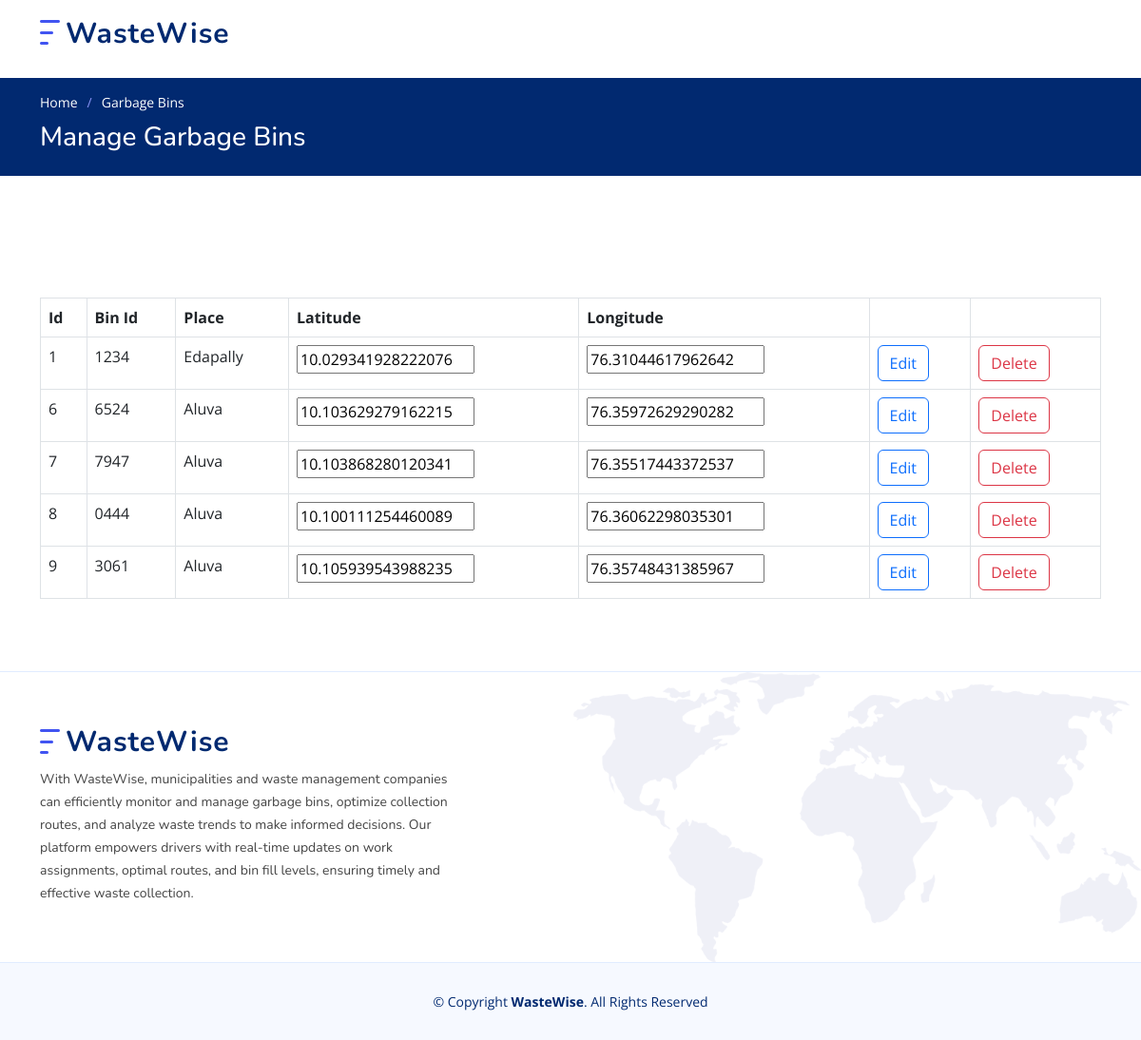
/man_garbage_bins/ (signed in), run on an earlier commit of the app's database.
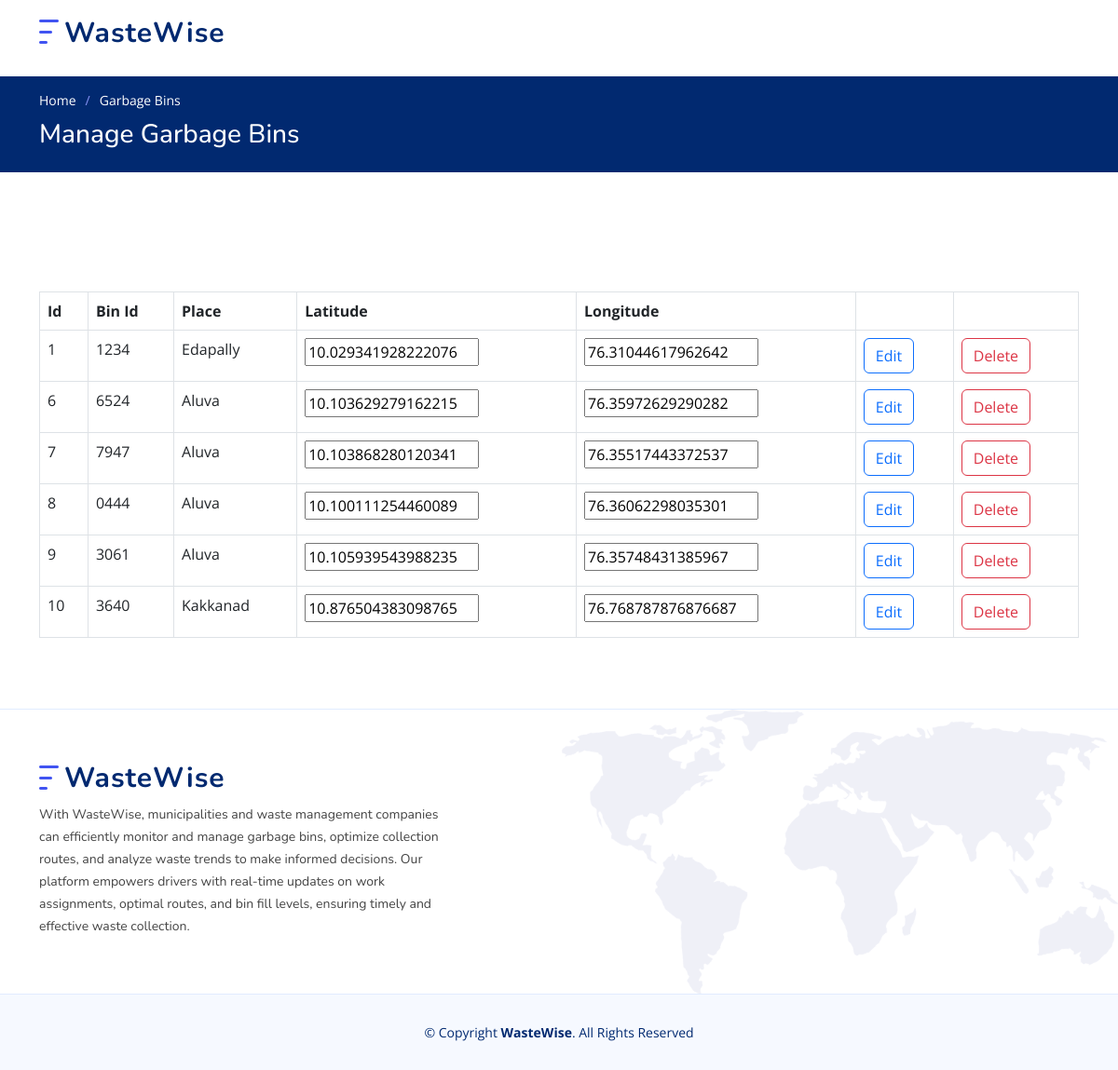
And on a later commit of the database.
### w_app/models.py (models this page shows)
class GarbageB(models.Model):
    S_id=models.IntegerField(primary_key=True)
    g_id=models.CharField(max_length=255)
    g_lat=models.CharField(max_length=255)
    g_lng=models.CharField(max_length=255)
    g_fill=models.CharField(max_length=255,default="-")
    g_status=models.CharField(max_length=255,default="-")
    g_place=models.CharField(max_length=255)
    g_drv=models.CharField(max_length=255,default="-")

### w_app/views.py (the view)
# urls.py: path('man_garbage_bins/', man_garbage_bins, name="man_garbage_bins"),
@never_cache
def man_garbage_bins(request):
	if 'uid' in request.session:
		a=GarbageB.objects.all()
		return render(request, 'man_garbage_bins.html',{'drv':a})
	else:
		return render(request, 'sign_in.html')

### w_app/templates/man_garbage_bins.html (shortened to what this page needs)
{% load static %}
<!DOCTYPE html>
<html lang="en">
<head>
  <link href="{% static 'assets/vendor/aos/aos.css' %}" rel="stylesheet">
  <link href="{% static 'assets/vendor/bootstrap/css/bootstrap.min.css' %}" rel="stylesheet">
  <link href="{% static 'assets/vendor/bootstrap-icons/bootstrap-icons.css' %}" rel="stylesheet">
  <link href="{% static 'assets/vendor/glightbox/css/glightbox.min.css' %}" rel="stylesheet">
  <link href="{% static 'assets/vendor/remixicon/remixicon.css' %}" rel="stylesheet">
  <link href="{% static 'assets/vendor/swiper/swiper-bundle.min.css' %}" rel="stylesheet">
  <link href="{% static 'assets/css/style.css' %}" rel="stylesheet">
</head>
<body>
  <header id="header" class="header fixed-top">
    <div class="container-fluid container-xl d-flex align-items-center justify-content-between">
      <a href="{% url 'show_home_admin' %}" class="logo d-flex align-items-center">
        <img src="{% static 'assets/img/logo.png' %}" alt="">
        <span>WasteWise</span>
      </a>
      <nav id="navbar" class="navbar">
        <i class="bi bi-list mobile-nav-toggle"></i>
      </nav>
    </div>
  </header>
  <main id="main">
    <section class="breadcrumbs">
      <div class="container">
        <ol>
          <li><a href="{% url 'show_home_admin' %}">Home</a></li>
          <li>Garbage Bins</li>
        </ol>
        <h2>Manage Garbage Bins</h2>
      </div>
    </section>
    <br>
    <br>
    <section class="inner-page">
      <div class="container">
      <div class="row">
        <div class="col-md-12">
          <div class="table-wrapper" style="overflow-x: auto; margin-top: 20px;">
            <table class="table table-bordered  table-hover">
              <thead>
                <tr>
                  <th>Id</th>
                  <th>Bin Id</th>
                  <th>Place</th>
                  <th>Latitude</th>
                  <th>Longitude</th>
                  <th></th>
                  <th></th>
                </tr>
              </thead>
              <tbody>
                {% for i in drv %}
                  <tr scope="row">
                    <form action="{% url 'edit_gbin' %}" method="POST">
                        <td>{{i.S_id}}<input type="text" name="S_id" value="{{i.S_id}}" hidden></td>
                        <td>{{i.g_id}}</td>
                        <td>{{i.g_place}}</td>
                        <td><input type="text" name="g_lat" value="{{i.g_lat}}" required></td>
                        <td><input type="text" name="g_lng" value="{{i.g_lng}}" required></td>
                        <td><input type="submit" class="btn btn-outline-primary" name="edi" id="edi" value="Edit"></td>
                    </form>
                    <form action="{% url 'del_gbin' %}" method="POST">
                          <td><input type="submit" class="btn btn-outline-danger" name="del" id="del" value="Delete"></td>
                        </form>
                  </tr>
                {% endfor %}
            </tbody>
            </table>
          </div>
        </div>
      </div>
    </div>
    </section>
  </main>
  <footer id="footer" class="footer">
    <div class="footer-top">
      <div class="container">
        <div class="row gy-4">
          <div class="col-lg-5 col-md-12 footer-info">
            <a href="{% url 'show_home_admin' %}" class="logo d-flex align-items-center">
              <img src="{% static 'assets/img/logo.png' %}" alt="">
              <span>WasteWise</span>
            </a>
            <p>
                With WasteWise, municipalities and waste management companies can efficiently monitor and manage garbage bins, optimize collection routes, and analyze waste trends to make informed decisions. Our platform empowers drivers with real-time updates on work assignments, optimal routes, and bin fill levels, ensuring timely and effective waste collection.
            </p>
          </div>
    </div>
      </div>
    </div>
    <div class="container">
      <div class="copyright">
        &copy; Copyright <strong><span>WasteWise</span></strong>. All Rights Reserved
      </div>
    </div>
  </footer>
</body>
</html>

What changed in the data, as far as the page shows it:
added GarbageB: S_id "10", g_id "3640", g_place "Kakkanad", g_lat "10.876504383098765", g_lng "76.768787876876687"
